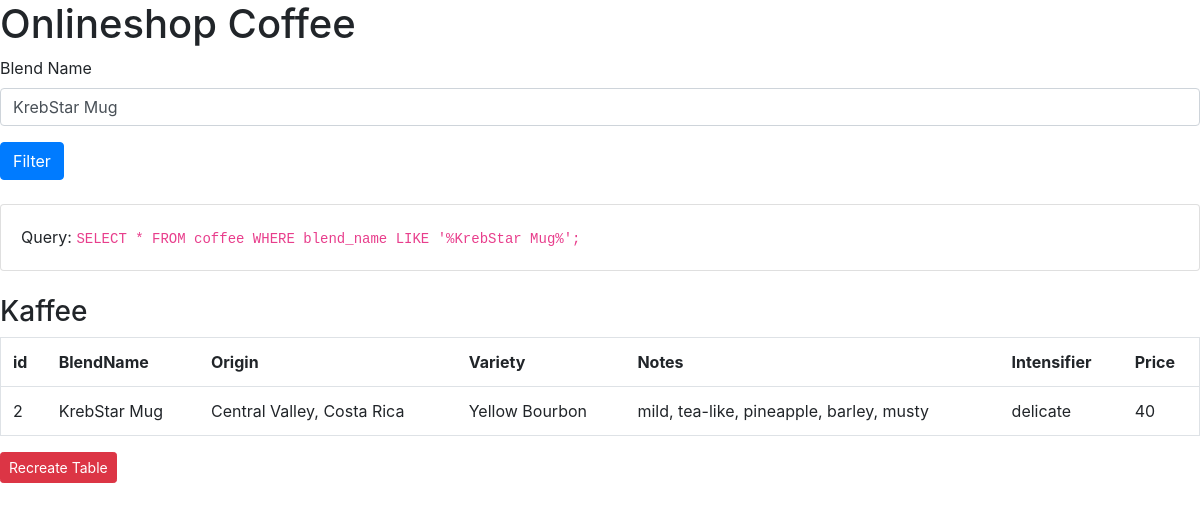
Page /index.php?blend=KrebStar Mug on the committed database.
### tables this page shows
CREATE TABLE coffee (
  id SERIAL PRIMARY KEY,
  blend_name char(64),
  origin char(64),
  variety char(64),
  notes char(64),
  intensifier char(64),
  price float
);

### show_table.php (the view, shortened to what this page needs)
<?php
function show_table($blend_name)
{
  ?>
  <table class="table border">
    <tr>
      <th>id</th>
      <th>BlendName</th>
      <th>Origin</th>
      <th>Variety</th>
      <th>Notes</th>
      <th>Intensifier</th>
      <th>Price</th>
    </tr>
    <?php
      $query = "SELECT * FROM coffee WHERE blend_name LIKE '%". $blend_name . "%';";
    ?>
    <br>
    <div class="card">
      <div class="card-body">
        Query: <code>
          <?php
            echo($query);
          ?>
        </code>
      </div>
    </div>
    <br>
    <h3>Kaffee</h3>
    <?php
      $db = connectdb();
      $result = mysqli_multi_query($db, $query);
      if ($result) {
        $result = mysqli_use_result($db);
      }
      if ($result) {
        while ($coffee = mysqli_fetch_array($result, MYSQLI_ASSOC)) {
          echo ('<tr>');
          foreach ($coffee as $attr) {
            echo ('<td>' . $attr . '</td>');
          }
          echo ('</tr>');
        }
      } else {
        echo('ERROR: ' . mysqli_error($db));
      }
    ?>
  </table>
  <?php
}
?>

### rows in the picture
coffee: id "2", blend_name "KrebStar Mug", origin "Central Valley, Costa Rica", variety "Yellow Bourbon", notes "mild, tea-like, pineapple, barley, musty", intensifier "delicate", price "40"

### other values in the picture
$query "SELECT * FROM coffee WHERE blend_name LIKE '%KrebStar Mug%';"
